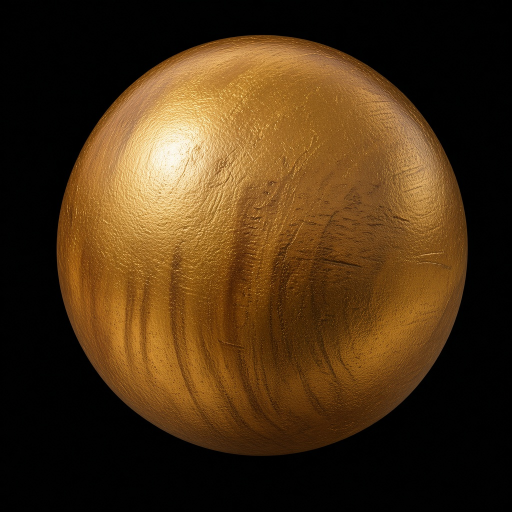
#> input picture yeomju/scripts/assets/bead-goldwood-src.jpg, 1024 x 1024 px (shown at 1/2 size)
$ python -i gen_icons.py   (imports and definitions only)
#> lines starting #> are read from the running program, lines starting #| are printed output that depends on the picture
#> further down, picture is the input picture: PIL image 1024x1024 RGB; mean R, G, B 73.8, 49.5, 21.1
# 뽀모도로 퀵앱 런처 아이콘 시안 A–E 생성기. 실행: python3 gen_icons.py
# 결정적(난수 없음). 팔레트·네온 처리는 booster-design/v11/gen_v11.py 와 같은 값.
# 출력: A..E/icon-192.png(manifest 규격, /common/logo.png 와 같은 192x192 RGBA), A..E/icon-512.png(마스터), overview.png
import math, os
from PIL import Image, ImageDraw, ImageFilter, ImageFont, ImageChops

# ---- v11 팔레트 ----
YEL=(255,214,36); YEL_CORE=(255,246,120); YEL_HALO=(190,118,12)
RED=(214,42,26); RED_IN=(96,12,8); RED_OFF=(34,7,6)
GRN=(115,224,116); GRN_IN=(30,110,48)
TC=(255,252,244); DM=(22,18,17)
BG=(0,0,0)
FONT='/usr/share/fonts/truetype/sand-box/google/Barlow Semi Condensed/BarlowSemiCondensed-ExtraBoldItalic.ttf'

M=512; S=4; HI=M*S; C=M/2   # 마스터 좌표계 0..512, 4배 슈퍼샘플
SAFE_R=212                  # 핵심 도형은 내접원 반지름 256 중 212 안(원형 크롭 여백)

def P(x,y): return (x*S,y*S)
def L(): return Image.new('L',(HI,HI),0)
# [7 lines left out: function wedge_pts, not called in this run]
def fill(canvas,mask,rgb):
    canvas.paste(Image.new('RGB',canvas.size,rgb),(0,0),mask)
# [8 lines left out: function radial_fill, not called in this run]
def erode(m,px):
    k=2*int(px*S)+1
    return m.filter(ImageFilter.MinFilter(k)) if k>1 else m
# [11 lines left out: function neon, not called in this run]
def tint(im,k):
    r,g,b=im.split(); return Image.merge('RGB',(r.point(lambda v:int(v*k[0])),g.point(lambda v:int(v*k[1])),b.point(lambda v:int(v*k[2]))))
def bloom(img,thr=70,r=14,k=0.5):
#> called with thr = 70, r = 14, k = 0.5
    src=img.point(lambda v:v if v>thr else 0)
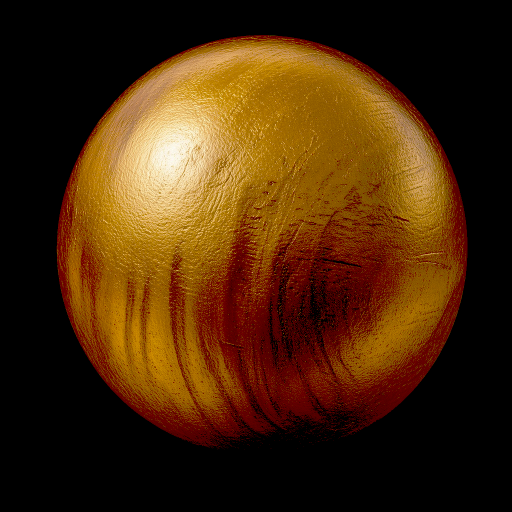
#> src: PIL image 1024x1024 RGB (shown at 1/2 size); mean R, G, B 72, 40.4, 9.4
    b=src.filter(ImageFilter.GaussianBlur(r)).point(lambda v:int(v*k))
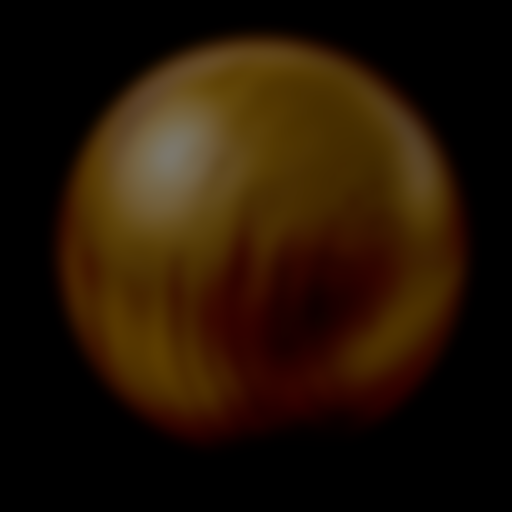
#> b: PIL image 1024x1024 RGB (shown at 1/2 size); mean R, G, B 35.8, 20, 4.6
    return ImageChops.lighter(img,b)
# [69 lines left out: functions finish, compose_neon, concept_A, concept_B, not called in this run]

# ---------------- C. SEGMENT — 이탤릭 7세그먼트 "25" + 네온 밑줄 + 칸 막대 ----------------
SEG={'0':'abcdef','1':'bc','2':'abdeg','3':'abcdg','4':'bcfg','5':'acdfg','6':'acdefg','7':'abc','8':'abcdefg','9':'abcdfg'}
# [88 lines left out: functions sevenseg, concept_C, concept_D, concept_E, not called in this run]

CONCEPTS={'A':('SECTOR',concept_A),'B':('TOMATO GAUGE',concept_B),'C':('SEGMENT 25',concept_C),
          'D':('BOOST CHEVRON',concept_D),'E':('PIT WATCH',concept_E)}
VARIANTS={'E':[('name-BOOST',lambda:concept_E('BOOST'))]}

def to_icon(img,size):
    im=img.resize((size,size),Image.LANCZOS).convert('RGBA')
    return im
def circle(im,bg):
    s=im.size[0]; m=Image.new('L',(s*4,s*4),0); ImageDraw.Draw(m).ellipse((0,0,s*4-1,s*4-1),fill=255)
    m=m.resize((s,s),Image.LANCZOS); out=Image.new('RGB',(s,s),bg); out.paste(im.convert('RGB'),(0,0),m); return out

# [23 lines left out: function overview, not called in this run]

# [12 lines not run here, left out]

>>> from PIL import Image
>>> picture = Image.open('../../../yeomju/scripts/assets/bead-goldwood-src.jpg')
>>> result = bloom(picture)

$ run again, on yeomju/scripts/assets/bead-jade-src.jpg
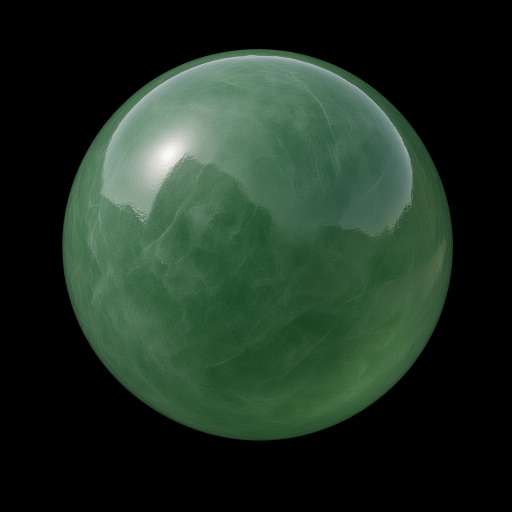
#> input picture yeomju/scripts/assets/bead-jade-src.jpg, 1024 x 1024 px (shown at 1/2 size)
#> picture is the input picture: PIL image 1024x1024 RGB; mean R, G, B 31.4, 48.1, 35.1
#> in bloom, `src=img.point(lambda v:v if v>thr else 0)`:
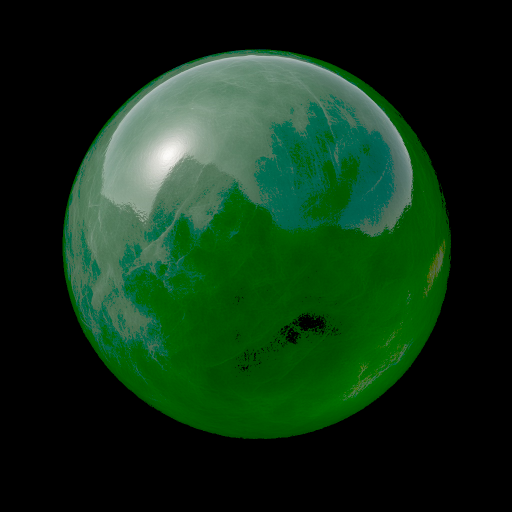
#> src: PIL image 1024x1024 RGB (shown at 1/2 size); mean R, G, B 15.8, 47.6, 21.9
#> in bloom, `b=src.filter(ImageFilter.GaussianBlur(r)).point(lambda v:int(v*k))`:
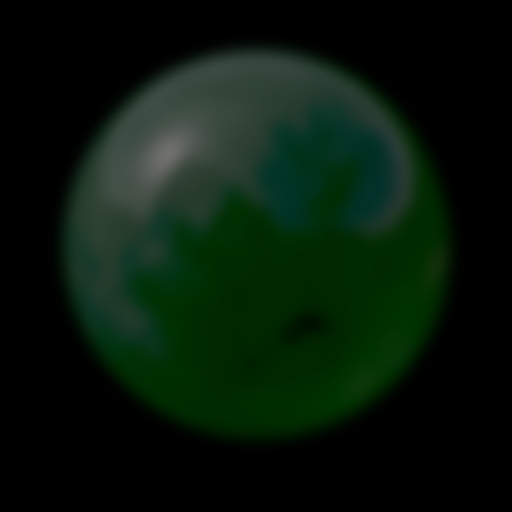
#> b: PIL image 1024x1024 RGB (shown at 1/2 size); mean R, G, B 7.8, 23.7, 10.9

$ run again, on yeomju/scripts/assets/bead-src-cut.png
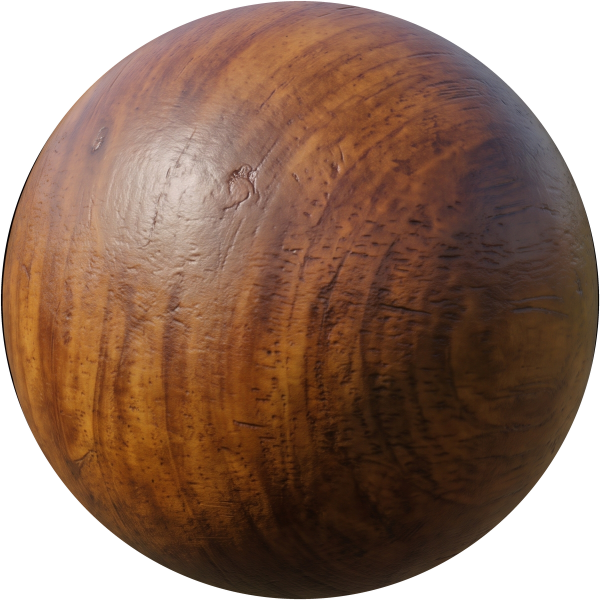
#> input picture yeomju/scripts/assets/bead-src-cut.png, 1200 x 1200 px (shown at 1/2 size)
#> picture is the input picture: PIL image 1200x1200 RGBA; mean R, G, B, A 90.8, 60.9, 44.3, 199
#> in bloom, `b=src.filter(ImageFilter.GaussianBlur(r)).point(lambda v:int(v*k))`:
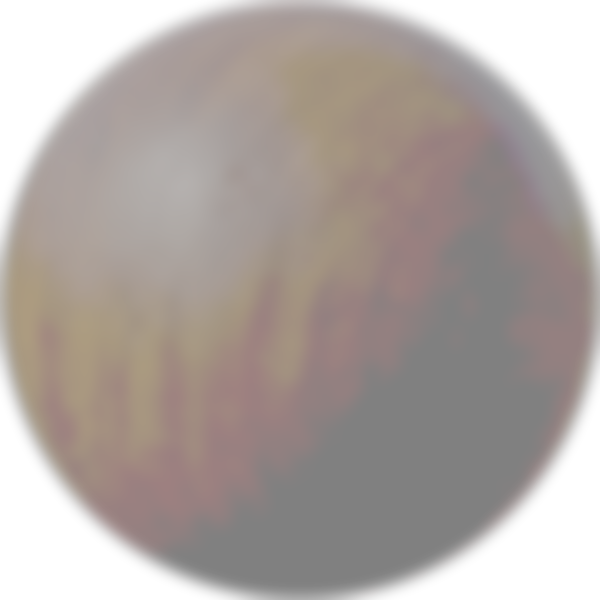
#> b: PIL image 1200x1200 RGBA (shown at 1/2 size); mean R, G, B, A 39.9, 21.5, 12.9, 98.9; transparent parts drawn white
#> in bloom, `return ImageChops.lighter(img,b)`:
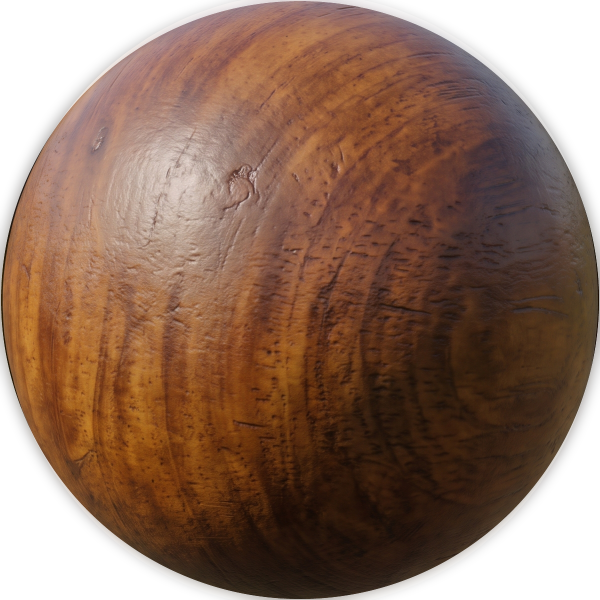
#> returned value: PIL image 1200x1200 RGBA (shown at 1/2 size); mean R, G, B, A 91.3, 61.2, 44.5, 200.5; transparent parts drawn white
